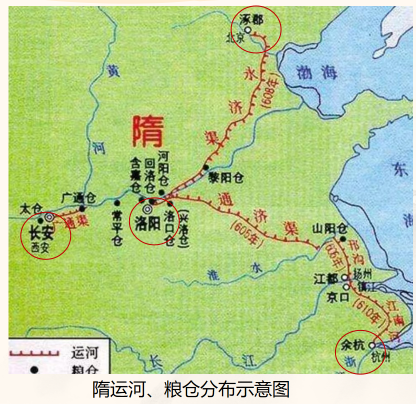
#> input picture assets/teacher/sui_canal_granary_map.png, 416 x 404 px
$ python prepare_fix01.py
#> lines starting #> are read from the running program, lines starting #| are printed output that depends on the picture
"""Derive FIX01 images without modifying textbook/teacher originals."""
from pathlib import Path
from PIL import Image
import hashlib,json
ROOT=Path(__file__).resolve().parents[1]
out=ROOT/'assets/lesson';out.mkdir(exist_ok=True)
teacher=ROOT/'assets/teacher/sui_canal_granary_map.png'
assert hashlib.sha256(teacher.read_bytes()).hexdigest()=='5a0a0492417368bb290ebe702317f9b6f3ec0dbb8093ad3e26e29a048785591f'
assert Image.open(teacher).size==(416,404)
a=Image.open(ROOT/'assets/textbook/an-process.png').convert('RGB')
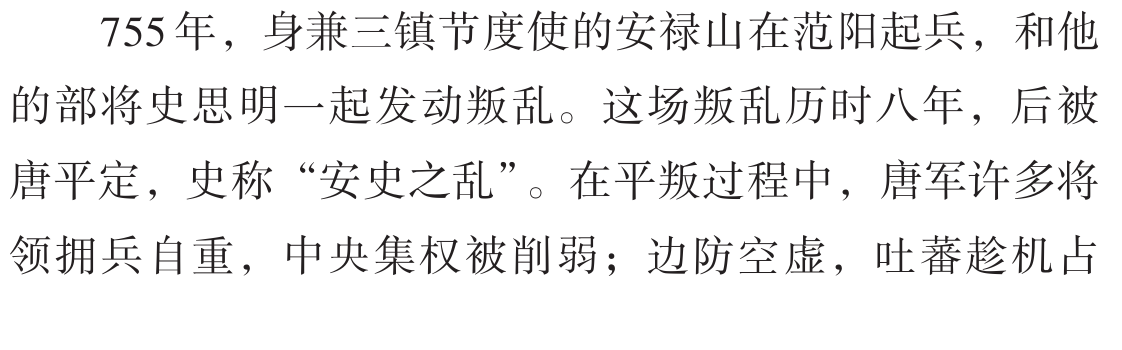
#> input picture assets/textbook/an-process.png, 1122 x 350 px
#> a is the input picture: PIL image 1122x350 RGB; mean R, G, B 239.1, 238.8, 238.8
b=Image.open(ROOT/'assets/textbook/an-impact.png').convert('RGB')
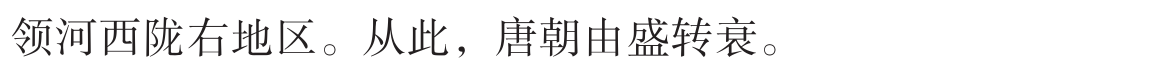
#> input picture assets/textbook/an-impact.png, 1160 x 70 px
#> b is the input picture: PIL image 1160x70 RGB; mean R, G, B 240, 239.7, 239.8
merged=Image.new('RGB',(1160,370),'white')
#> merged: PIL image 1160x370 RGB; every value is 255
merged.paste(a.crop((0,0,1122,292)),(0,0));merged.paste(b,(0,300))
#> after `merged.paste(a.crop((0, 0, 1122, 292)), (0, 0))`:
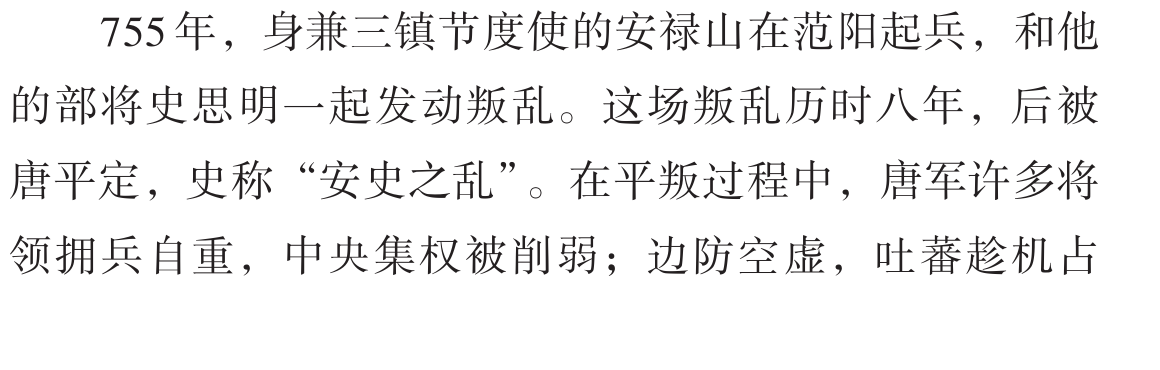
#> merged: PIL image 1160x370 RGB; mean R, G, B 240.4, 240.1, 240.2
#> after `merged.paste(b, (0, 300))`:
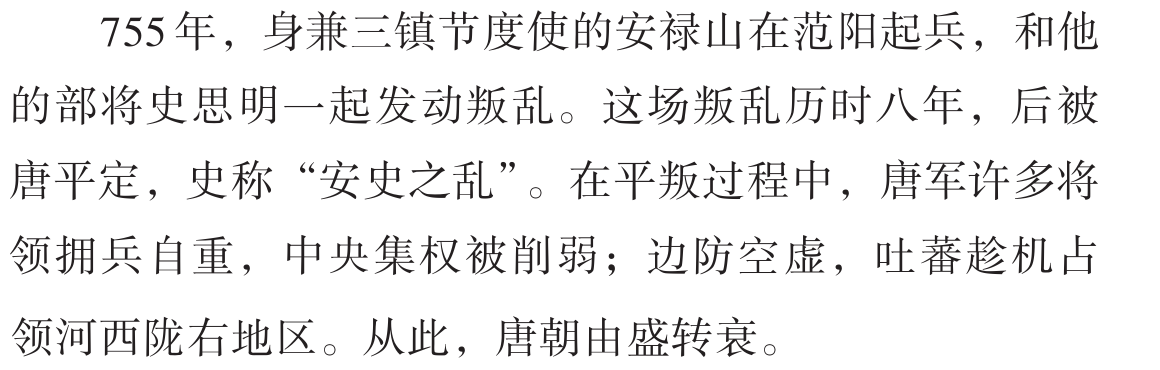
#> merged: PIL image 1160x370 RGB; mean R, G, B 237.6, 237.3, 237.3
merged.save(out/'an-impact-crosspage-merged.png')
Image.open(ROOT/'assets/textbook/alliance.png').crop((430,35,960,252)).save(out/'tang-thinking-point.png')
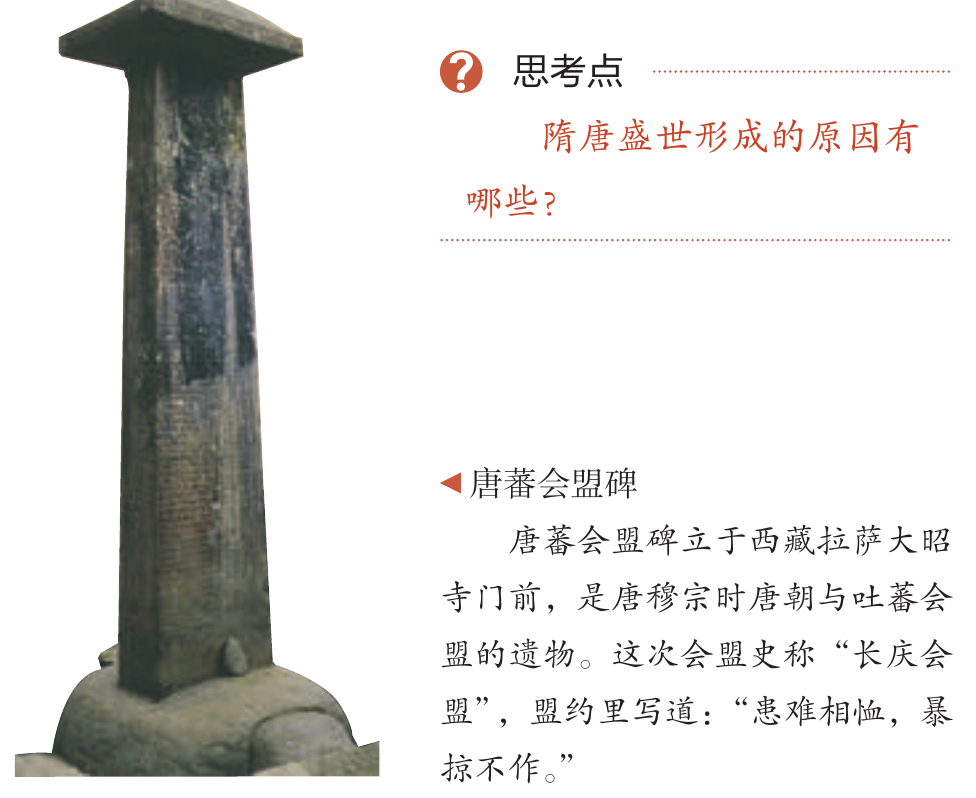
#> input picture assets/textbook/alliance.png, 976 x 798 px
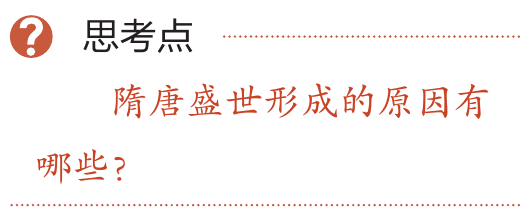
#> saved as tang-thinking-point.png: PIL image 530x217 RGB; mean R, G, B 250.5, 244.9, 243.7
record={'an-impact-crosspage-merged.png':{'sources':[{'path':'assets/textbook/an-process.png','crop':[0,0,1122,292],'destination':[0,0],'pdfPage':4,'printedPage':37},{'path':'assets/textbook/an-impact.png','crop':[0,0,1160,70],'destination':[0,300],'pdfPage':5,'printedPage':38}],'note':'原像素1:1；仅去除第37页段落末尾白边，保留完整四行，下一行接“占领河西陇右地区”。'},'tang-thinking-point.png':{'sources':[{'path':'assets/textbook/alliance.png','crop':[430,35,960,252],'pdfPage':4,'printedPage':37}],'note':'仅保留右上思考点，附于frontier页面，无新路由。'}}
for name,r in record.items():
 r['sha256']=hashlib.sha256((out/name).read_bytes()).hexdigest();r['size']=Image.open(out/name).size
(out/'fix01-derivatives.json').write_text(json.dumps(record,ensure_ascii=False,indent=2),encoding='utf8')
print('Derived images verified; teacher PNG SHA-256 matches delivery.')
